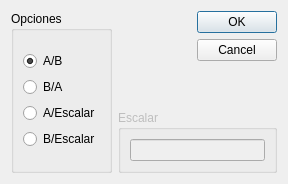
<?xml version="1.0" encoding="UTF-8"?>
<ui version="4.0">
 <class>dia_div</class>
 <widget class="QDialog" name="dia_div">
  <property name="geometry">
   <rect>
    <x>0</x>
    <y>0</y>
    <width>288</width>
    <height>184</height>
   </rect>
  </property>
  <property name="windowTitle">
   <string>División</string>
  </property>
  <layout class="QGridLayout" name="gridLayout_3">
   <item row="0" column="0">
    <layout class="QHBoxLayout" name="horizontalLayout_2">
     <item>
      <widget class="QGroupBox" name="groupBox">
       <property name="title">
        <string>Opciones</string>
       </property>
       <layout class="QGridLayout" name="gridLayout_2">
        <item row="0" column="0">
         <layout class="QVBoxLayout" name="verticalLayout_2">
          <item>
           <widget class="QRadioButton" name="rb_AB">
            <property name="text">
             <string>A/B</string>
            </property>
            <property name="checked">
             <bool>true</bool>
            </property>
           </widget>
          </item>
          <item>
           <widget class="QRadioButton" name="rb_BA">
            <property name="text">
             <string>B/A</string>
            </property>
           </widget>
          </item>
          <item>
           <widget class="QRadioButton" name="rb_AE">
            <property name="text">
             <string>A/Escalar</string>
            </property>
           </widget>
          </item>
          <item>
           <widget class="QRadioButton" name="rb_BE">
            <property name="text">
             <string>B/Escalar</string>
            </property>
           </widget>
          </item>
         </layout>
        </item>
       </layout>
      </widget>
     </item>
     <item>
      <layout class="QVBoxLayout" name="verticalLayout">
       <item>
        <layout class="QHBoxLayout" name="horizontalLayout">
         <item>
          <spacer name="horizontalSpacer">
           <property name="orientation">
            <enum>Qt::Horizontal</enum>
           </property>
           <property name="sizeHint" stdset="0">
            <size>
             <width>40</width>
             <height>20</height>
            </size>
           </property>
          </spacer>
         </item>
         <item>
          <widget class="QDialogButtonBox" name="buttonBox">
           <property name="orientation">
            <enum>Qt::Vertical</enum>
           </property>
           <property name="standardButtons">
            <set>QDialogButtonBox::Cancel|QDialogButtonBox::Ok</set>
           </property>
          </widget>
         </item>
        </layout>
       </item>
       <item>
        <widget class="QGroupBox" name="gb_Escalar">
         <property name="enabled">
          <bool>false</bool>
         </property>
         <property name="title">
          <string>Escalar</string>
         </property>
         <layout class="QGridLayout" name="gridLayout">
          <item row="0" column="0">
           <widget class="QLineEdit" name="txt_Escalar">
            <property name="readOnly">
             <bool>false</bool>
            </property>
           </widget>
          </item>
         </layout>
        </widget>
       </item>
      </layout>
     </item>
    </layout>
   </item>
  </layout>
 </widget>
 <resources/>
 <connections>
  <connection>
   <sender>buttonBox</sender>
   <signal>accepted()</signal>
   <receiver>dia_div</receiver>
   <slot>accept()</slot>
   <hints>
    <hint type="sourcelabel">
     <x>248</x>
     <y>254</y>
    </hint>
    <hint type="destinationlabel">
     <x>157</x>
     <y>274</y>
    </hint>
   </hints>
  </connection>
  <connection>
   <sender>buttonBox</sender>
   <signal>rejected()</signal>
   <receiver>dia_div</receiver>
   <slot>reject()</slot>
   <hints>
    <hint type="sourcelabel">
     <x>316</x>
     <y>260</y>
    </hint>
    <hint type="destinationlabel">
     <x>286</x>
     <y>274</y>
    </hint>
   </hints>
  </connection>
 </connections>
</ui>
